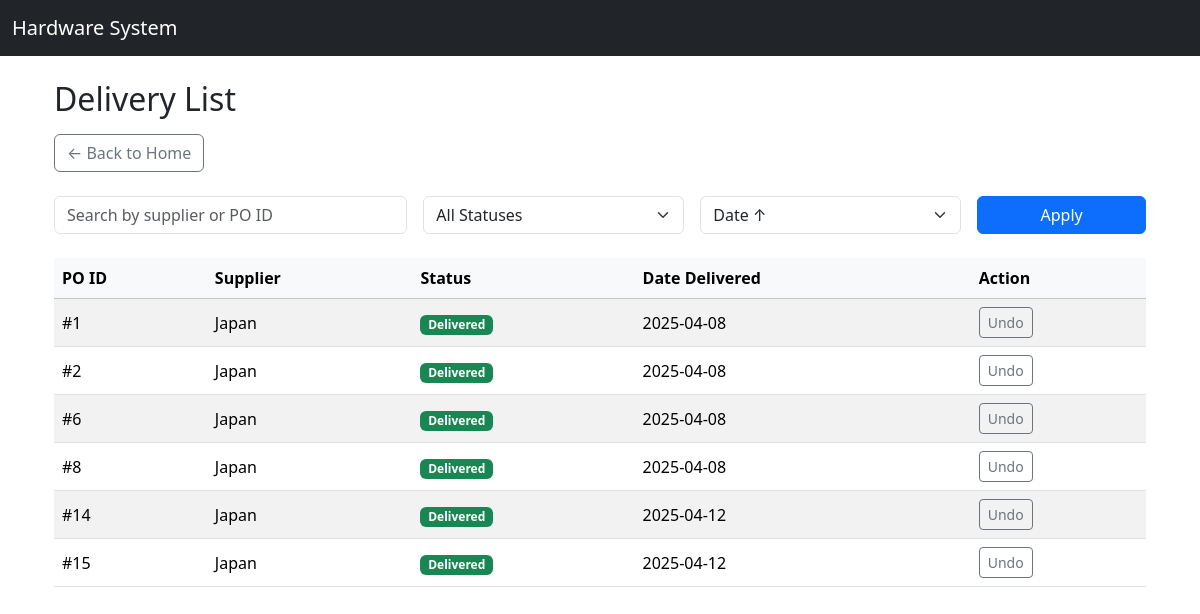
Page /deliveries/ on the committed database.
### core/models.py (models this page shows, shortened)
class Delivery(models.Model):
    purchase_order = models.ForeignKey('PurchaseOrder', on_delete=models.CASCADE)
    delivery_date = models.DateField()
    received_by = models.ForeignKey('auth.User', on_delete=models.SET_NULL, null=True)
    notes = models.TextField(blank=True, null=True)
    delivered = models.BooleanField(default=False)

class PurchaseOrder(models.Model):
    supplier = models.ForeignKey(Supplier, on_delete=models.CASCADE)
    date_created = models.DateField(auto_now_add=True)
    expected_delivery_date = models.DateField(blank=True, null=True)
    status = models.CharField(max_length=20, default='Pending')  # e.g., Pending, Delivered, Cancelled

class Supplier(models.Model):
    name = models.CharField(max_length=255)
    contact_person = models.CharField(max_length=255, blank=True, null=True)
    email = models.EmailField(blank=True, null=True)
    phone = models.CharField(max_length=20, blank=True, null=True)
    address = models.TextField(blank=True, null=True)

### core/views.py (the view)
# urls.py: path('deliveries/', views.delivery_list, name='delivery_list'),
def delivery_list(request):
    search_query = request.GET.get('search', '')
    status_filter = request.GET.get('status', '')
    sort_by = request.GET.get('sort', 'delivery_date')
    deliveries = Delivery.objects.all()
    if search_query:
        deliveries = deliveries.filter(
            Q(purchase_order__supplier__name__icontains=search_query) |
            Q(purchase_order__id__icontains=search_query)
        )
    if status_filter == 'delivered':
        deliveries = deliveries.filter(delivered=True)
    elif status_filter == 'not_delivered':
        deliveries = deliveries.filter(delivered=False)
    if sort_by in ['delivery_date', '-delivery_date', 'delivered']:
        deliveries = deliveries.order_by(sort_by)
    paginator = Paginator(deliveries, 10)
    page_number = request.GET.get("page")
    page_obj = paginator.get_page(page_number)
    context = {
        'deliveries': page_obj,
        'search_query': search_query,
        'status_filter': status_filter,
        'sort_by': sort_by
    }
    return render(request, 'core/delivery_list.html', context)

### core/templates/core/delivery_list.html (shortened to what this page needs)
{% extends 'base.html' %}
{% block content %}
<div class="container mt-4">
  <h2 class="mb-3">Delivery List</h2>
  <a href="{% url 'home' %}" class="btn btn-outline-secondary mb-4">← Back to Home</a>
  <form method="get" class="row g-3 mb-4">
    <div class="col-md-4">
      <input type="text" name="search" class="form-control" placeholder="Search by supplier or PO ID" value="{{ search_query }}">
    </div>
    <div class="col-md-3">
      <select name="status" class="form-select">
        <option value="">All Statuses</option>
      </select>
    </div>
    <div class="col-md-3">
      <select name="sort" class="form-select">
        <option value="delivery_date" {% if sort_by == 'delivery_date' %}selected{% endif %}>Date ↑</option>
      </select>
    </div>
    <div class="col-md-2">
      <button type="submit" class="btn btn-primary w-100">Apply</button>
    </div>
  </form>
  <div class="table-responsive">
    <table class="table table-striped align-middle">
      <thead class="table-light">
        <tr>
          <th>PO ID</th>
          <th>Supplier</th>
          <th>Status</th>
          <th>Date Delivered</th>
          <th>Action</th>
        </tr>
      </thead>
      <tbody>
        {% for delivery in deliveries %}
        <tr>
          <td>#{{ delivery.purchase_order.id }}</td>
          <td>{{ delivery.purchase_order.supplier.name }}</td>
          <td>
            {% if delivery.delivered %}
              <span class="badge bg-success">Delivered</span>
            {% else %}
              <span class="badge bg-warning text-dark">Not Delivered</span>
            {% endif %}
          </td>
          <td>{{ delivery.delivery_date|date:"Y-m-d" }}</td>
          <td>
            {% if delivery.delivered %}
              <a href="{% url 'undo_delivery' delivery.id %}" class="btn btn-sm btn-outline-secondary">Undo</a>
            {% else %}
              <a href="{% url 'mark_as_delivered' delivery.id %}" class="btn btn-sm btn-success">Mark as Delivered</a>
            {% endif %}
          </td>
        </tr>
        {% empty %}
        <tr>
          <td colspan="5" class="text-center text-muted">No deliveries found.</td>
        </tr>
        {% endfor %}
      </tbody>
    </table>
  </div>
</div>
{% endblock %}

### rows in the picture
Delivery: purchase_order.id "1", purchase_order.supplier.name "Japan", delivered "Delivered", delivery_date "2025-04-08"
Delivery: purchase_order.id "2", purchase_order.supplier.name "Japan", delivered "Delivered", delivery_date "2025-04-08"
Delivery: purchase_order.id "6", purchase_order.supplier.name "Japan", delivered "Delivered", delivery_date "2025-04-08"
Delivery: purchase_order.id "8", purchase_order.supplier.name "Japan", delivered "Delivered", delivery_date "2025-04-08"
Delivery: purchase_order.id "14", purchase_order.supplier.name "Japan", delivered "Delivered", delivery_date "2025-04-12"
Delivery: purchase_order.id "15", purchase_order.supplier.name "Japan", delivered "Delivered", delivery_date "2025-04-12"
